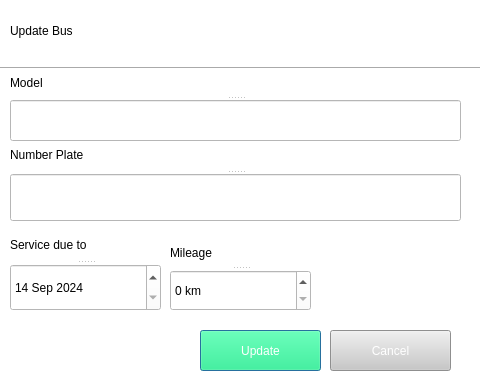
<?xml version="1.0" encoding="UTF-8"?>
<ui version="4.0">
 <class>busesDialog</class>
 <widget class="QDialog" name="busesDialog">
  <property name="geometry">
   <rect>
    <x>0</x>
    <y>0</y>
    <width>480</width>
    <height>388</height>
   </rect>
  </property>
  <property name="windowTitle">
   <string>Dialog</string>
  </property>
  <property name="styleSheet">
   <string notr="true">background-color: rgb(255, 255, 255);</string>
  </property>
  <widget class="Line" name="line">
   <property name="geometry">
    <rect>
     <x>0</x>
     <y>60</y>
     <width>581</width>
     <height>16</height>
    </rect>
   </property>
   <property name="orientation">
    <enum>Qt::Horizontal</enum>
   </property>
  </widget>
  <widget class="QLabel" name="label">
   <property name="geometry">
    <rect>
     <x>10</x>
     <y>10</y>
     <width>221</width>
     <height>41</height>
    </rect>
   </property>
   <property name="styleSheet">
    <string notr="true">font: 18pt &quot;MS Shell Dlg 2&quot;;</string>
   </property>
   <property name="text">
    <string>Update Bus</string>
   </property>
  </widget>
  <widget class="QSplitter" name="splitter_2">
   <property name="geometry">
    <rect>
     <x>10</x>
     <y>140</y>
     <width>451</width>
     <height>81</height>
    </rect>
   </property>
   <property name="orientation">
    <enum>Qt::Vertical</enum>
   </property>
   <widget class="QLabel" name="label_3">
    <property name="styleSheet">
     <string notr="true">font: 12pt &quot;MS Shell Dlg 2&quot;;</string>
    </property>
    <property name="text">
     <string>Number Plate</string>
    </property>
   </widget>
   <widget class="QLineEdit" name="lineEdit_2">
    <property name="styleSheet">
     <string notr="true"/>
    </property>
   </widget>
  </widget>
  <widget class="QSplitter" name="splitter">
   <property name="geometry">
    <rect>
     <x>10</x>
     <y>70</y>
     <width>451</width>
     <height>71</height>
    </rect>
   </property>
   <property name="orientation">
    <enum>Qt::Vertical</enum>
   </property>
   <widget class="QLabel" name="label_2">
    <property name="styleSheet">
     <string notr="true">font: 12pt &quot;MS Shell Dlg 2&quot;;</string>
    </property>
    <property name="text">
     <string>Model</string>
    </property>
   </widget>
   <widget class="QLineEdit" name="lineEdit">
    <property name="styleSheet">
     <string notr="true"/>
    </property>
   </widget>
  </widget>
  <widget class="QPushButton" name="pushButton">
   <property name="geometry">
    <rect>
     <x>200</x>
     <y>330</y>
     <width>121</width>
     <height>41</height>
    </rect>
   </property>
   <property name="styleSheet">
    <string notr="true">border:&quot;none&quot;;
background-color: rgb(0, 255, 127);
font: 75 10pt &quot;MS Shell Dlg 2&quot;;
color: rgb(255, 255, 255);
border-radius:&quot;10px&quot;</string>
   </property>
   <property name="text">
    <string>Update</string>
   </property>
   <property name="checkable">
    <bool>true</bool>
   </property>
  </widget>
  <widget class="QPushButton" name="pushButton_2">
   <property name="geometry">
    <rect>
     <x>330</x>
     <y>330</y>
     <width>121</width>
     <height>41</height>
    </rect>
   </property>
   <property name="styleSheet">
    <string notr="true">border:&quot;none&quot;;
background-color: rgb(200, 200, 200);
font: 75 10pt &quot;MS Shell Dlg 2&quot;;
color: rgb(255, 255, 255);
border-radius:&quot;10px&quot;</string>
   </property>
   <property name="text">
    <string>Cancel</string>
   </property>
   <property name="checkable">
    <bool>true</bool>
   </property>
  </widget>
  <widget class="QSplitter" name="splitter_4">
   <property name="geometry">
    <rect>
     <x>10</x>
     <y>230</y>
     <width>151</width>
     <height>81</height>
    </rect>
   </property>
   <property name="orientation">
    <enum>Qt::Vertical</enum>
   </property>
   <widget class="QLabel" name="label_5">
    <property name="styleSheet">
     <string notr="true">font: 12pt &quot;MS Shell Dlg 2&quot;;</string>
    </property>
    <property name="text">
     <string>Service due to</string>
    </property>
   </widget>
   <widget class="QDateEdit" name="dateEdit">
    <property name="dateTime">
     <datetime>
      <hour>0</hour>
      <minute>0</minute>
      <second>0</second>
      <year>2024</year>
      <month>9</month>
      <day>14</day>
     </datetime>
    </property>
    <property name="maximumDateTime">
     <datetime>
      <hour>23</hour>
      <minute>59</minute>
      <second>59</second>
      <year>2025</year>
      <month>12</month>
      <day>31</day>
     </datetime>
    </property>
    <property name="minimumDateTime">
     <datetime>
      <hour>0</hour>
      <minute>0</minute>
      <second>0</second>
      <year>2024</year>
      <month>9</month>
      <day>14</day>
     </datetime>
    </property>
   </widget>
  </widget>
  <widget class="QSplitter" name="splitter_5">
   <property name="geometry">
    <rect>
     <x>170</x>
     <y>240</y>
     <width>141</width>
     <height>71</height>
    </rect>
   </property>
   <property name="orientation">
    <enum>Qt::Vertical</enum>
   </property>
   <widget class="QLabel" name="label_6">
    <property name="styleSheet">
     <string notr="true">font: 12pt &quot;MS Shell Dlg 2&quot;;</string>
    </property>
    <property name="text">
     <string>Mileage</string>
    </property>
   </widget>
   <widget class="QSpinBox" name="spinBox">
    <property name="specialValueText">
     <string/>
    </property>
    <property name="suffix">
     <string> km</string>
    </property>
    <property name="prefix">
     <string/>
    </property>
    <property name="maximum">
     <number>1000000</number>
    </property>
   </widget>
  </widget>
 </widget>
 <resources/>
 <connections/>
</ui>
